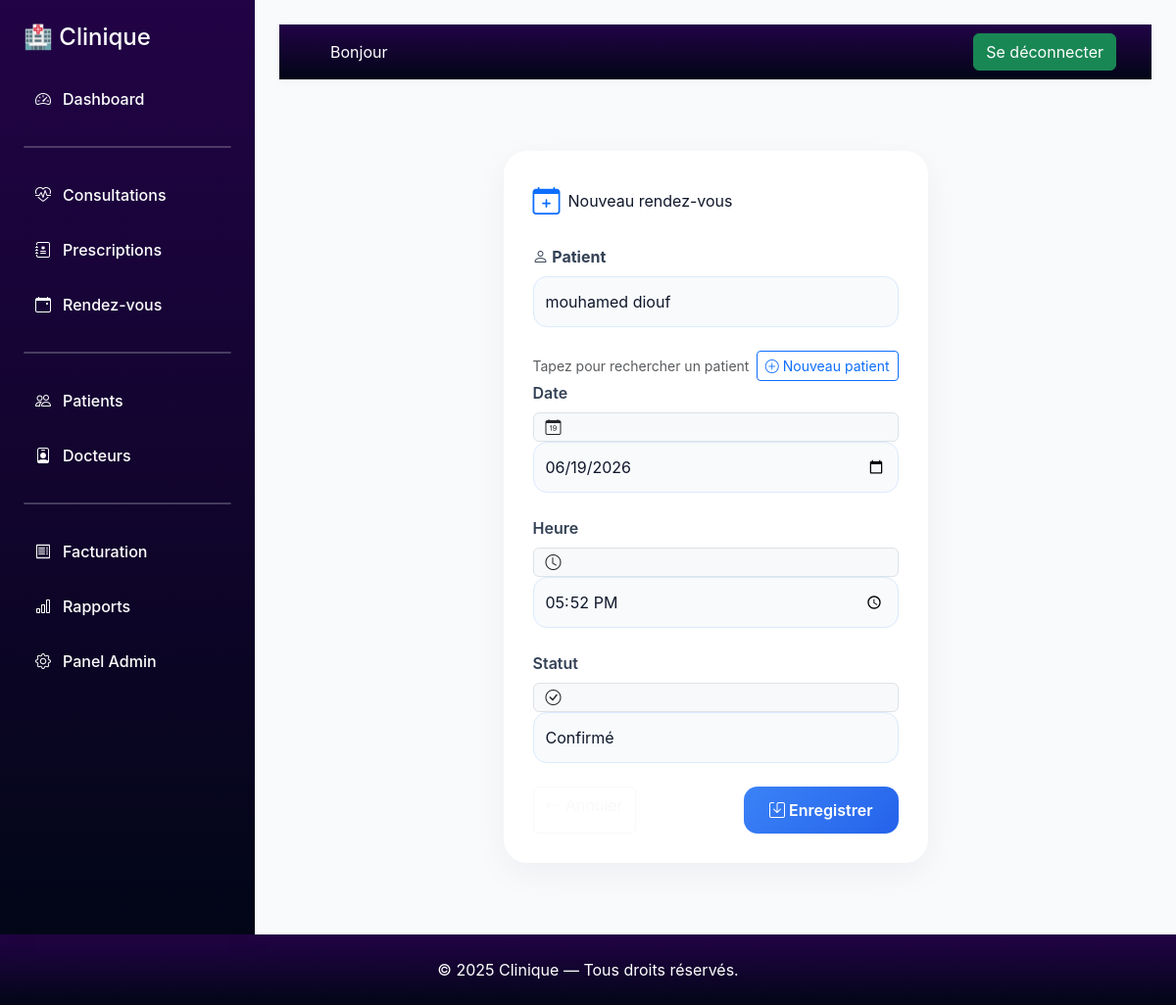
Screenshot of /rendez/vous/modifier/1/ (signed in) with the database file from the repository.
### rendez_vous/models.py (models this page shows, shortened)
class RendezVous(models.Model):
    STATUT_CHOICES = (
        ('attente', 'En attente'),
        ('confirme', 'Confirmé'),
        ('annule', 'Annulé'),
    )
    patient = models.ForeignKey(
        Patient,
        on_delete=models.CASCADE,
        related_name='rendez_vous'
    )
    medecin = models.ForeignKey(
        Medecin,
        on_delete=models.CASCADE,
        related_name='rendez_vous'
    )
    date = models.DateTimeField()
    heure = models.TimeField()
    statut = models.CharField(
        max_length=10,
        choices=STATUT_CHOICES,
        default='attente'
    )
    notification_envoyee = models.BooleanField(default=False)
    created_at = models.DateTimeField(auto_now_add=True)
    class Meta:
        ordering = ['-date', '-heure']
        indexes = [
            models.Index(fields=['date']),
            models.Index(fields=['medecin']),
            models.Index(fields=['patient']),
        ]

### rendez_vous/views.py (the view)
# urls.py: path('modifier/<int:pk>/', views.RendezVousActualiserView.as_view(), name='modifier'),
class RendezVousActualiserView(RendezVousMixin, EditRendezVous,
                                  UpdateView):
    model = RendezVous
    template_name = 'rendez_vous/rendez_vous_form.html'
    form_class = RendezVousForm
    success_url = reverse_lazy('rendez_vous:list')
    def get_queryset(self):
        qs= super().get_queryset()
        return qs.filter(medecin__user=self.request.user)

### rendez_vous/forms.py
class RendezVousForm(forms.ModelForm):
    class Meta:
        model = RendezVous
        fields=['patient','date', 'heure', 'statut']
        widgets = {
            'patient': forms.Select(attrs={'class': 'form-control select2'}),
            'date': forms.DateInput(attrs={'class': 'form-control', 'type': 'date'}),
            'heure': forms.TimeInput(attrs={'class': 'form-control', 'type': 'time'}),
            'statut': forms.Select(attrs={'class': 'form-control'}),
        }

### patient/models.py (called while the page is built)
    def __str__(self):
        return f"{self.prenom} {self.nom}"

### rendez_vous/views.py (called while the page is built)
    def dispatch(self, request, *args, **kwargs):
     if not hasattr(request.user, 'medecin'):
        raise PermissionDenied("acces reserve aux medecins")
     return super().dispatch(request, *args, **kwargs)

### rendez_vous/templates/rendez_vous/rendez_vous_form.html (shortened to what this page needs)
{% extends "dashboard.html" %}
{% block content %}
<link href="https://cdn.jsdelivr.net/npm/bootstrap-icons/font/bootstrap-icons.css" rel="stylesheet">
<link href="https://cdn.jsdelivr.net/npm/select2@4.1.0-rc.0/dist/css/select2.min.css" rel="stylesheet" />
<div class="container py-5">
    <div class="form-card col-lg-6 mx-auto">
        <div class="d-flex align-items-center mb-4">
            <i class="bi bi-calendar-plus fs-3 me-2 text-primary"></i>
            <div class="form-title">Nouveau rendez-vous</div>
        </div>
        <form method="post">
            <div class="mb-4">
            <label class="form-label fw-bold">
                <i class="bi bi-person"></i> Patient
            </label>
                    {{ form.patient }}
            </div>
            <div class="d-flex justify-content-between align-items-center mt-2">
                <small class="text-muted">Tapez pour rechercher un patient</small>
                <button type="button" class="btn btn-sm btn-outline-primary" data-bs-toggle="modal" data-bs-target="#addPatientModal">
                    <i class="bi bi-plus-circle"></i> Nouveau patient
                </button>
            </div>
            <div class="mb-4">
                <label class="form-label">Date</label>
                <div class="input-wrapper">
                    <i class="bi bi-calendar-date input-group-text"></i>
                    {{ form.date }}
                </div>
            </div>
            <div class="mb-4">
                <label class="form-label">Heure</label>
                <div class="input-wrapper">
                    <i class="bi bi-clock input-group-text"></i>
                    {{ form.heure }}
                </div>
            </div>
            <div class="mb-4">
                <label class="form-label">Statut</label>
                <div class="input-wrapper">
                    <i class="bi bi-check-circle input-group-text"></i>
                    {{ form.statut }}
                </div>
            </div>
            <div class="d-flex justify-content-between mt-4">
                <a href="{% url 'consultations:list' %}" class="btn btn-outline-light">
                    <i class="bi bi-arrow-left"></i> Annuler
                </a>
                <button type="submit" class="btn btn-submit text-white">
                    <i class="bi bi-save"></i> Enregistrer
                </button>
            </div>
        </form>
    </div>
</div>
{% endblock %}

### static/css/base.css (style rules this page uses)
body { background:#f8fafc; color:#0f172a; font-family:"Inter",sans-serif; }
.form-card { background:white; border-radius:24px; padding:30px; box-shadow: 0 10px 35px rgba(15,23,42,.05); }
.form-control, select, textarea { background:#f8fafc !important; border: 1px solid #dbeafe !important; color:#0f172a !important; border-radius:14px; min-height:52px; transition:.3s; }
.form-label { color:#334155; font-weight:600; }
.btn-submit { background: linear-gradient(135deg,#3b82f6,#2563eb); border:none; border-radius:14px; color:white; font-weight:600; padding:12px 26px; transition:.3s; }

### comptes/templates/dashboard.html (style rules this page uses)
body { background-color: #f5f7fb; }

### rows the page displays
RendezVous: patient "mouhamed diouf", date "06/19/2026", heure "17:52:00", statut "Confirmé"
